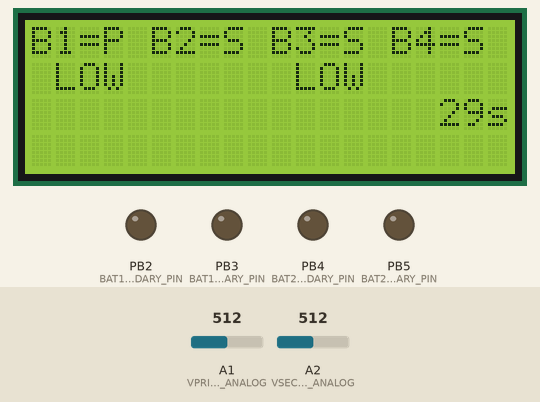
Recording of a sketch running on a simulated ATtiny85, built with avr-gcc and run on an emulated ATtiny85. On the bench: 20×4 character LCD, output pins drawn as LEDs (lit = HIGH). Inputs (shaded band) come from the test bench; at power-on: A1 (VPRIMARY_ANALOG) = 512, A2 (VSECONDARY_ANALOG) = 512. EEPROM starts erased; what the sketch prints to the serial monitor is not drawn.

Above: at 4.0 s.
4.1 s: A1 (VPRIMARY_ANALOG) set to 676
At 6.0 s:
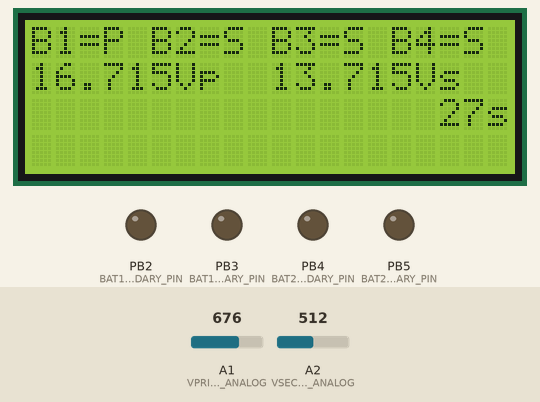
7.1 s: A2 (VSECONDARY_ANALOG) set to 122
At 7.8 s:
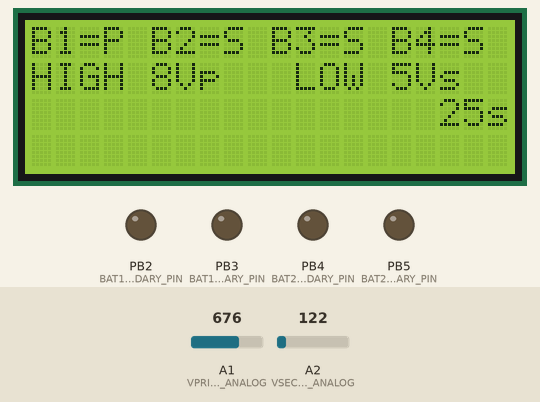
10.1 s: A1 (VPRIMARY_ANALOG) set to 531
At 11.2 s:
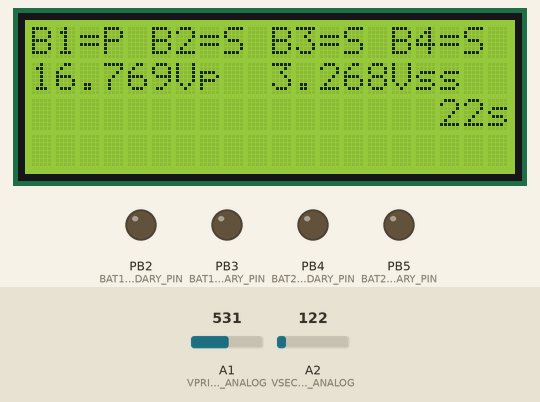
12.9 s: A1 (VPRIMARY_ANALOG) set to 511
At 15.8 s:
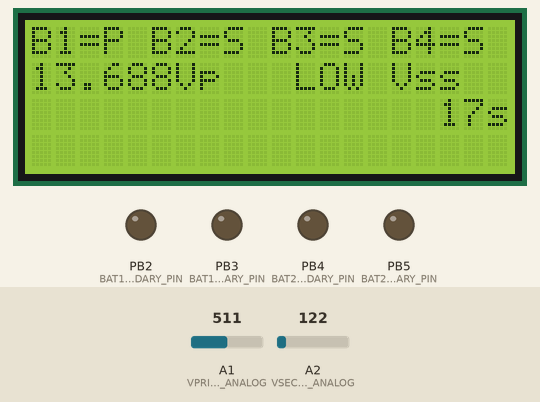
15.9 s: A2 (VSECONDARY_ANALOG) set to 362
At 17.9 s:
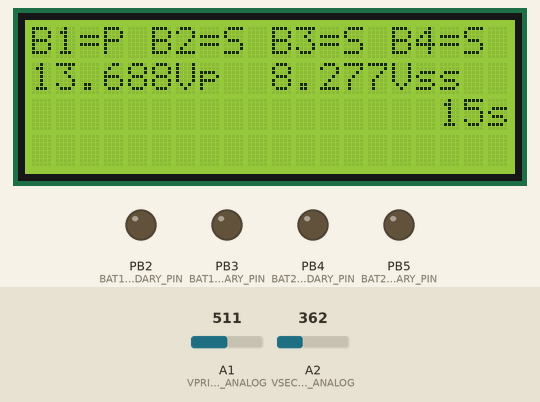
18.0 s: A2 (VSECONDARY_ANALOG) set to 388
At 21.3 s:
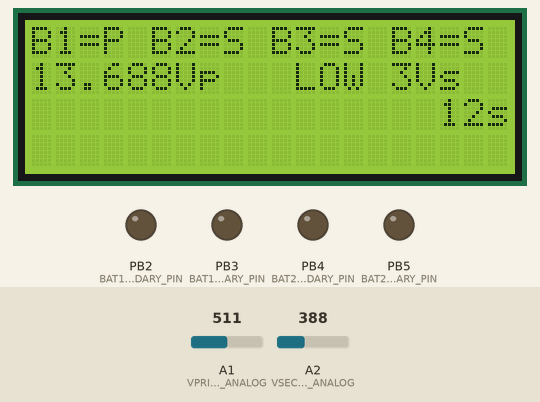
Timing chart, 0 to 32.4 s (numbered marks = the images above; inputs shaded):
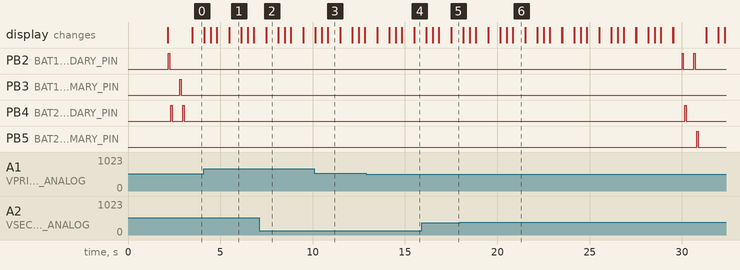

Measured:
- the behaviour switches between 523 and 522 on A1 (VPRIMARY_ANALOG) (found by bisection; images 3 and 4)
- the behaviour switches between 373 and 374 on A2 (VSECONDARY_ANALOG) (found by bisection; images 5 and 6)
- after the input at 7.1 s, the display: first changes after 0.38 s (image 2 shows a later state)
- what the display in image 1 shows lasts 0.6 s, from 5.5 s to 6.1 s

The sketch:

Bedinino_4BSS_4x20LCD_v1.30.ino
```cpp
//
// Bedinino
//
// Bedinino is an electronic control unit for Bedini monopole motor/generator systems.
// It is intended for improve system COP (Coefficient Of Performance), and help other
// people as a platform for start researching this Free Energy devices.
//
//
// You need:
//  - Arduino UNO clone.
//    Ebay: "NEW CH340G ATmega328P UNO R3 Board & Free USB Cable for Arduino DIY"
//        http://www.ebay.es/itm/141248769799 4.76€
//
//  - 1x Bedinino B4SS Shield.
//        http://www.ebay.es/itm/161449558208 17.26€
//
//  - 4 Lines, 20 character, LCD with I2C interface board.
//    Ebay: "2004 20x4 2004A Character LCD Display Module Blue Blacklight"
//        http://www.ebay.es/itm/131282437497 4.46€
//
//  - I2C serial interace for 2x16 4x20 LCD
//        http://www.ebay.es/itm/171450359303 1.26€
//
// To do:
//                   Add magnetometer function.
//                   Add instantaneous rotor tachometer RPM function.
//
// v1.30 2014-10-12  * Added B4SS Shield compatibilitiy.
//                   * Primary and secondary analog calibration in hardware by potentiometer.
//
// v1.21 2014-07-14  * Added EEPROM backup for nonvolatile batteries machine state.
//                   * Some improvements to batteies role display on LCD.
//
// v1.20 2014-07-05  * Added primary and secondary battery voltage adquisition with Arduino Vcc (Vref+) compensation
//                     and voltage dividers attenuation calibration in hardware.
//                   * Added battery switch event by primary battery low voltage event and secondary battery
//                     hi voltage event with at least 10s in each battery as primary.
//
// v1.10 2014-06-28  * Added 4x20 LCD for information display.
//                   * Added countdown to next battery switch.
//                   * Added status role of each battery on LCD display (primary=P or secondary=S). B1=P B2=S B3=S B4=S.
//
// v1.00 2014-06-23  Initial release, basic timed 4 battery switcher.
//
// by J.A.Peral
//
// Bitcoin donations accepted: 18hzkF2NgSPJAuPmpm9ZvVHRnnMsQypm5Z
//

//
// Pins definition
//
#define BAT1_R_SECONDARY_PIN   2
#define BAT1_S_PRIMARY_PIN     3
#define BAT2_R_SECONDARY_PIN   4
#define BAT2_S_PRIMARY_PIN     5
#define BAT3_R_SECONDARY_PIN   6
#define BAT3_S_PRIMARY_PIN     7
#define BAT4_R_SECONDARY_PIN   8
#define BAT4_S_PRIMARY_PIN     9

#define RELAYS_EN_PIN          10

#define MAGNETIC_ANALOG        A0      // A1302 Ratiometric Linear Hall efect magnetic sensor. Fix sensor to coil. Check Vout>2.5V with N magnetic flux.
#define VPRIMARY_ANALOG        A1      // Resistive voltage divider. R1 = 470K, POT=20K, R2= 100K.
#define VSECONDARY_ANALOG      A2      // Resistive voltage divider. R1 = 470K, POT=20K, R2= 100K.
#define UNUSED_ANALOG          A3
// NOTE: A4 and A5 are not avaliable because pins are used by I2C (LCD display)

//
// Bedinino peripherals enable
//
#define LCD                            // Enable LCD information display.
#define USE_SERIAL                     // Enable USE_SERIAL OUT to PC.

//
// Bedini assembly constants definition
//
#define MAGNETS_IN_ROTOR       4       // Set here the number of magnets attached to your rotor, needed to RPM calculations.

// Leave only one of the folloing  #defines enabled.
#define SWAP_BY_FIXED_TIME
//#define SWAP_BY_VOLTAGE_EVENT

#define BATTERIES_SWAP_TIME          30000  // 5 minutes = 5*60*1000 = 300000ms
//#define BATTERIES_SWAP_TIME        1200000 // 20 minutes = 20*60*1000 = 1200000ms
#define BATTERIES_HIGH_VOLTAGE_EVENT 14.00
#define BATTERIES_LOW_VOLTAGE_EVENT  12.00

//=========================================
// Libraries include
//
#include <EEPROM.h>

// 4x20 LCD Display
#if defined LCD
  #include <Wire.h>                         // I2C Library
  #include <LiquidCrystal_I2C.h>            // LCD DISPLAY Library
  LiquidCrystal_I2C lcd(0b00100001,20,4);   // A0=open, A1=closed, A2=closed. Set the LCD address to 0x20 for a 20 chars and 4 line display.
#endif

//
//==========================================

//
// Constants definition
//
#define PRIMARY                0
#define SECONDARY              1

enum{
  BAT1=1,
  BAT2,
  BAT3,
  BAT4
};

enum{
  PRIMARY_1_SET=0,
  PRIMARY_1_STAY,
  PRIMARY_2_SET,
  PRIMARY_2_STAY,
  PRIMARY_3_SET,
  PRIMARY_3_STAY,
  PRIMARY_4_SET,
  PRIMARY_4_STAY
};

typedef struct{
  int bat1;
  int bat2;
  int bat3;
  int bat4;
}rpm;

//=============================================================
// Global variables
//

// Non volatile
struct{
  unsigned char batteries_state;
}nv;

// Volatile
unsigned char old_batteries_state=0xFF;
unsigned long switchtimer=0;
unsigned long lcdrefresh=0;
unsigned long countdowntimer=0;
unsigned long timefromlastswap=0;
unsigned long swapsecondscountdown=0;
char message[22];

  //---------------------------------------------------------
  // Analog adquisition with smooth filtering (averaging).
  //
  const int numReadings = 32;       // Number of average samples.
  unsigned long adqvcctimer=0;      // Sample rate for Internal Vref and Vcc calculation.
  unsigned long adqiintimer=0;      // Sample rate for iin
  unsigned long adqvpstimer=0;      // Sample rate for Vp and Vs
  // Arduino Vcc power supply (A/D Vref+).
  long vcc_readings[numReadings];
  long vcc_total=0;
  long vcc_avg=0;
  int vcc_index=0;
  float fVcc;
  float fmvpercount;
  // Vp = Primary battery voltage
  int vprim_readings[numReadings];      // the readings from the analog input
  int vprim_index = 0;                  // the index of the current reading
  int vprim_total = 0;                  // the running total
  int vprim_avg = 0;                    // the average
  float fVprim;
  // Vs = Secondary battery voltage
  int vsec_readings[numReadings];      // the readings from the analog input
  int vsec_index = 0;                  // the index of the current reading
  int vsec_total = 0;                  // the running total
  int vsec_avg = 0;                    // the average
  float fVsec;
  //---------------------------------------------------------

unsigned long adqmagtimer=0;
int mag;
//
//=================================================================

//
// Local functions
//
void BatSet(unsigned char battery, unsigned char side);
void PrimaryNoneSet(void);
void Vpsadq(void);
void Vccadq(void);

//
// Setup loop
//
void setup(){


    // USE_SERIAL Setup.
    #if defined USE_SERIAL
      Serial.begin(9600);
    #endif

    // Latching relay control lines Setup
    pinMode(RELAYS_EN_PIN, OUTPUT);
    pinMode(BAT1_R_SECONDARY_PIN, OUTPUT);
    pinMode(BAT1_S_PRIMARY_PIN, OUTPUT);
    pinMode(BAT2_R_SECONDARY_PIN, OUTPUT);
    pinMode(BAT2_S_PRIMARY_PIN, OUTPUT);
    pinMode(BAT3_R_SECONDARY_PIN, OUTPUT);
    pinMode(BAT3_S_PRIMARY_PIN, OUTPUT);
    pinMode(BAT4_R_SECONDARY_PIN, OUTPUT);
    pinMode(BAT4_S_PRIMARY_PIN, OUTPUT);

    // LCD Setup
    #if defined LCD
      lcd.init();             // initialize the lcd
      lcd.backlight();
      lcd.home();
      lcd.setCursor(2,0);      // Char pos 2, Line 0.
      strcpy(message, "[Bedinino v1.30]");
      lcd.print(message);
      #if defined USE_SERIAL
        Serial.println(message);
      #endif
      lcd.setCursor(0,1);    // Char pos 0, Line 1
      strcpy(message, "Bedini Energizer ECU");
      lcd.print(message);
      #if defined USE_SERIAL
        Serial.println(message);
      #endif
      lcd.setCursor(0,2);    // Char pos 0, Line 2.
      strcpy(message, "GTEL Research group.");
      lcd.print(message);
      #if defined USE_SERIAL
        Serial.println(message);
      #endif
      lcd.setCursor(4,3);    // Char pos 0, Line 3.
      strcpy(message, "by J.A.Peral");
      lcd.print(message);
      #if defined USE_SERIAL
        Serial.println(message);
      #endif
    #endif

      delay(2000);      // Delay for welcome message display time & analog channels stabilization before zeros calibration.

    #if defined LCD
      lcd.clear();

      lcd.setCursor(0,0);
      lcd.print("B1=");
      lcd.setCursor(5,0);
      lcd.print("B2=");
      lcd.setCursor(10,0);
      lcd.print("B3=");
      lcd.setCursor(15,0);
      lcd.print("B4=");

    #endif

    // Clean up average readings int array.
    for (int thisReading = 0; thisReading < numReadings; thisReading++){
      vprim_readings[thisReading] = 0;
      vsec_readings[thisReading] = 0;
    }

    nv.batteries_state=EEPROM.read(0);
    #if defined USE_SERIAL
    Serial.print("BatteriesState:");
    Serial.print(nv.batteries_state);
    #endif

}
//end setup

// Main loop
void loop(){

  // Analog to Digital conversion adquisition and averaging tasks
  if(millis()-adqvcctimer>62){  // 32 samples @ 62ms/sample = 16sample/s. 2second/32 point averaging.
    adqvcctimer=millis();
    Vccadq();
  }
  if(millis()-adqvpstimer>62){
    adqvpstimer=millis();
    Vpsadq();
  }

  // Battery switcher state machine.
  switch(nv.batteries_state){
    default:                // If uninitialized, default sets PRIMARY_1_SET
    case PRIMARY_1_SET:
      PrimaryNoneSet();
      #if defined USE_SERIAL
        Serial.println("Primary_1_SET");
      #endif
      BatSet(BAT1, PRIMARY);
      BatSet(BAT2, SECONDARY);
      BatSet(BAT3, SECONDARY);
      BatSet(BAT4, SECONDARY);
      nv.batteries_state=PRIMARY_1_STAY;
      timefromlastswap=millis();
      break;
    case PRIMARY_1_STAY:
      #if defined SWAP_BY_FIXED_TIME
      if(millis()-switchtimer>BATTERIES_SWAP_TIME){
      #endif
      #if defined SWAP_BY_VOLTAGE_EVENT
      if((millis()-timefromlastswap)>10000 && (fVsec > BATTERIES_HIGH_VOLTAGE_EVENT || fVprim < BATTERIES_LOW_VOLTAGE_EVENT)){
      #endif
        switchtimer=millis();
        nv.batteries_state=PRIMARY_2_SET;
        EEPROM.write(0, nv.batteries_state);
      }
/*
      #if defined  BATTERIES_STOP_VOLTAGE
        if (millis()>10000 && vsfloat < BATTERIES_STOP_VOLTAGE)  PrimaryNoneSet();
      #endif
*/
      break;

    case PRIMARY_2_SET:
      PrimaryNoneSet();
      #if defined USE_SERIAL
        Serial.println("Primary_2_SET");
      #endif
      BatSet(BAT1, SECONDARY);
      BatSet(BAT2, PRIMARY);
      BatSet(BAT3, SECONDARY);
      BatSet(BAT4, SECONDARY);
      nv.batteries_state=PRIMARY_2_STAY;
      timefromlastswap=millis();
      break;
    case PRIMARY_2_STAY:
      #if defined SWAP_BY_FIXED_TIME
      if(millis()-switchtimer>BATTERIES_SWAP_TIME){
      #endif
      #if defined SWAP_BY_VOLTAGE_EVENT
      if((millis()-timefromlastswap)>10000 && (fVsec > BATTERIES_HIGH_VOLTAGE_EVENT || fVprim < BATTERIES_LOW_VOLTAGE_EVENT)){
      #endif
        switchtimer=millis();
        nv.batteries_state=PRIMARY_3_SET;
        EEPROM.write(0, nv.batteries_state);
      }
/*
      #if defined  BATTERIES_STOP_VOLTAGE
        if (millis()>10000 && vsfloat < BATTERIES_STOP_VOLTAGE)  PrimaryNoneSet();
      #endif
*/
      break;

    case PRIMARY_3_SET:
      PrimaryNoneSet();
      #if defined USE_SERIAL
        Serial.println("Primary_3_SET");
      #endif
      BatSet(BAT1, SECONDARY);
      BatSet(BAT2, SECONDARY);
      BatSet(BAT3, PRIMARY);
      BatSet(BAT4, SECONDARY);
      nv.batteries_state=PRIMARY_3_STAY;
      timefromlastswap=millis();
      break;
    case PRIMARY_3_STAY:
      #if defined SWAP_BY_FIXED_TIME
      if(millis()-switchtimer>BATTERIES_SWAP_TIME){
      #endif
      #if defined SWAP_BY_VOLTAGE_EVENT
      if((millis()-timefromlastswap)>10000 && (fVsec > BATTERIES_HIGH_VOLTAGE_EVENT || fVprim < BATTERIES_LOW_VOLTAGE_EVENT)){
      #endif
        switchtimer=millis();
        nv.batteries_state=PRIMARY_4_SET;
        EEPROM.write(0, nv.batteries_state);
      }
/*
      #if defined  BATTERIES_STOP_VOLTAGE
        if (millis()>10000 && vsfloat < BATTERIES_STOP_VOLTAGE)  PrimaryNoneSet();
      #endif
*/
      break;

    case PRIMARY_4_SET:
      PrimaryNoneSet();
      #if defined USE_SERIAL
        Serial.println("Primary_4_SET");
      #endif
      BatSet(BAT1, SECONDARY);
      BatSet(BAT2, SECONDARY);
      BatSet(BAT3, SECONDARY);
      BatSet(BAT4, PRIMARY);
      nv.batteries_state=PRIMARY_4_STAY;
      timefromlastswap=millis();
      break;
    case PRIMARY_4_STAY:
      #if defined SWAP_BY_FIXED_TIME
      if(millis()-switchtimer>BATTERIES_SWAP_TIME){
      #endif
      #if defined SWAP_BY_VOLTAGE_EVENT
      if((millis()-timefromlastswap)>10000 && (fVsec > BATTERIES_HIGH_VOLTAGE_EVENT || fVprim < BATTERIES_LOW_VOLTAGE_EVENT)){
      #endif
        switchtimer=millis();
        nv.batteries_state=PRIMARY_1_SET;
        EEPROM.write(0, nv.batteries_state);
      }
/*
      #if defined  BATTERIES_STOP_VOLTAGE
        if (millis()>10000 && vsfloat < BATTERIES_STOP_VOLTAGE)  PrimaryNoneSet();
      #endif
*/
      break;
  }
  //end switch(batteries_state)


  // LCD Refresh
#if defined LCD
  if(millis()-lcdrefresh>666){
    lcdrefresh=millis();

    // Batteries role display refresh
    switch(nv.batteries_state){
    case PRIMARY_1_STAY:
      lcd.setCursor(3,0);  lcd.print("P");
      lcd.setCursor(8,0);  lcd.print("S");
      lcd.setCursor(13,0); lcd.print("S");
      lcd.setCursor(18,0); lcd.print("S");
      break;
    case PRIMARY_2_STAY:
      lcd.setCursor(3,0);  lcd.print("S");
      lcd.setCursor(8,0);  lcd.print("P");
      lcd.setCursor(13,0); lcd.print("S");
      lcd.setCursor(18,0); lcd.print("S");
      break;
    case PRIMARY_3_STAY:
      lcd.setCursor(3,0);  lcd.print("S");
      lcd.setCursor(8,0);  lcd.print("S");
      lcd.setCursor(13,0); lcd.print("P");
      lcd.setCursor(18,0); lcd.print("S");
      break;
    case PRIMARY_4_STAY:
      lcd.setCursor(3,0);  lcd.print("S");
      lcd.setCursor(8,0);  lcd.print("S");
      lcd.setCursor(13,0); lcd.print("S");
      lcd.setCursor(18,0); lcd.print("P");
      break;
   default:
      lcd.setCursor(3,0);  lcd.print(" ");
      lcd.setCursor(8,0);  lcd.print(" ");
      lcd.setCursor(13,0); lcd.print(" ");
      lcd.setCursor(18,0); lcd.print(" ");
      break;
    }

    // NEW.
    // Vp and Vs translation from averaged 10-bit counts to mV (with Arduino Vcc (Vref+) compensation).
    fVcc = (float)vcc_avg;
    fmvpercount = fVcc / 1024;
    fVprim= (float)vprim_avg * fmvpercount;
    fVsec= (float)vsec_avg * fmvpercount;

    // Voltage divider attenuation with potentiometer at center position is:
    //    R1 = 470K, POT=20K, R2= 100K -> attenuation = 110k/(480k+110k)=0.1864
    fVprim= fVprim / 0.1864 / 1000;  // divide by 1000 to convert mV to V.
    fVsec= fVsec / 0.1864 / 1000;

    static unsigned long blink_on_event=0;
    static unsigned char event_message=0;
    if(millis()-blink_on_event>500){
      blink_on_event=millis();
      event_message^=1; // toggle value 0->1, 1->0.
    }
    lcd.setCursor(0,1);
    dtostrf(fVprim,5,3,message); //
    strcat(message, "Vp");
    if(fVprim < BATTERIES_LOW_VOLTAGE_EVENT && event_message){
      strcpy(message, " LOW ");
    }
    if(fVprim > BATTERIES_HIGH_VOLTAGE_EVENT && event_message){
      strcpy(message, "HIGH ");
    }
    lcd.print(message);
    lcd.setCursor(10,1);
    dtostrf(fVsec,5,3,message); //
    strcat(message, "Vs");
    if(fVsec < BATTERIES_LOW_VOLTAGE_EVENT && event_message){
      strcpy(message, " LOW ");
    }
    if(fVsec > BATTERIES_HIGH_VOLTAGE_EVENT && event_message){
      strcpy(message, "HIGH ");
    }
    lcd.print(message);
  }
  //end if(millis()-lcdrefresh>500)

  #if defined SWAP_BY_FIXED_TIME
  if(millis()-countdowntimer>1000){
    countdowntimer=millis();
    swapsecondscountdown--;
    lcd.setCursor(14,2);
    lcd.print("     ");
    lcd.setCursor(14,2);
    dtostrf(swapsecondscountdown,5,0,message); //
    strcat(message,"s");
    lcd.print(message);
  }
  #endif

}
#endif
//end loop

//-------------------------------------------------------------
// Auxiliary functions
//
void BatSet(unsigned char battery, unsigned char side){

  int pin;

  if (side==PRIMARY){
    if(battery == BAT1) pin=BAT1_S_PRIMARY_PIN;
    if(battery == BAT2) pin=BAT2_S_PRIMARY_PIN;
    if(battery == BAT3) pin=BAT3_S_PRIMARY_PIN;
    if(battery == BAT4) pin=BAT4_S_PRIMARY_PIN;
  }else{
    if(battery == BAT1) pin=BAT1_R_SECONDARY_PIN;
    if(battery == BAT2) pin=BAT2_R_SECONDARY_PIN;
    if(battery == BAT3) pin=BAT3_R_SECONDARY_PIN;
    if(battery == BAT4) pin=BAT4_R_SECONDARY_PIN;
  }

  digitalWrite(RELAYS_EN_PIN, HIGH);

  digitalWrite(pin, HIGH);
  delay(80);
  digitalWrite(pin, LOW);
  delay(80);

 digitalWrite(RELAYS_EN_PIN, LOW);

#if defined  SWAP_BY_FIXED_TIME
  swapsecondscountdown=BATTERIES_SWAP_TIME/1000; // Recharge time to next swap in counter (seconds)
#endif

}

void PrimaryNoneSet(void){
   Serial.println("Primary_None_SET");
   BatSet(BAT1, SECONDARY);
   BatSet(BAT2, SECONDARY);
   BatSet(BAT3, SECONDARY);
   BatSet(BAT4, SECONDARY);
}

void Vpsadq(void){
    // subtract the last reading:
    vprim_total= vprim_total - vprim_readings[vprim_index];
    vsec_total= vsec_total - vsec_readings[vsec_index];
    // read from the sensor:
    vprim_readings[vprim_index] = analogRead(VPRIMARY_ANALOG);
    delay(1);
    vsec_readings[vsec_index] = analogRead(VSECONDARY_ANALOG);
    delay(1);
    // add the reading to the total:
    vprim_total= vprim_total + vprim_readings[vprim_index];
    vsec_total= vsec_total + vsec_readings[vsec_index];
    // advance to the next position in the array:
    vprim_index++;
    vsec_index++;

    // if we're at the end of the array...
    if (vprim_index >= numReadings)
      // ...wrap around to the beginning:
      vprim_index = 0;

    if (vsec_index >= numReadings)
      // ...wrap around to the beginning:
      vsec_index = 0;

    // calculate the average:
    vprim_avg = vprim_total / numReadings;
    vsec_avg = vsec_total / numReadings;
}


void Vccadq(void){
    // subtract the last reading:
    vcc_total= vcc_total - vcc_readings[vcc_index];
    // read from the sensor:
    vcc_readings[vcc_index] = readVcc();
    // add the reading to the total:
    vcc_total= vcc_total + vcc_readings[vcc_index];
    // advance to the next position in the array:
    vcc_index++;

    // if we're at the end of the array...
    if(vcc_index >= numReadings)
      // ...wrap around to the beginning:
      vcc_index = 0;

    // calculate the average:
    vcc_avg = vcc_total / numReadings;
}

//-----------------------------------------------------
// Aux Functions
//
long readVcc() {
  // Read 1.1V reference against AVcc
  // set the reference to Vcc and the measurement to the internal 1.1V reference
  #if defined(__AVR_ATmega32U4__) || defined(__AVR_ATmega1280__) || defined(__AVR_ATmega2560__)
    ADMUX = _BV(REFS0) | _BV(MUX4) | _BV(MUX3) | _BV(MUX2) | _BV(MUX1);
  #elif defined (__AVR_ATtiny24__) || defined(__AVR_ATtiny44__) || defined(__AVR_ATtiny84__)
    ADMUX = _BV(MUX5) | _BV(MUX0);
  #elif defined (__AVR_ATtiny25__) || defined(__AVR_ATtiny45__) || defined(__AVR_ATtiny85__)
    ADMUX = _BV(MUX3) | _BV(MUX2);
  #else
    ADMUX = _BV(REFS0) | _BV(MUX3) | _BV(MUX2) | _BV(MUX1);
  #endif

  delay(2); // Wait for Vref to settle
  ADCSRA |= _BV(ADSC); // Start conversion
  while (bit_is_set(ADCSRA,ADSC)); // measuring

  uint8_t low  = ADCL; // must read ADCL first - it then locks ADCH
  uint8_t high = ADCH; // unlocks both

  long result = (high<<8) | low;

//
//  Adjust literal coeficient to match VCC to your digital multimeter reading voltage btw +5V and GND.
//
//  result = 1125300L / result; // Calculate Vcc (in mV); 1.1    *1023*1000
//  result = 1135530L / result; // Calculate Vcc (in mV); 1.11   *1023*1000
//  result = 1145760L / result; // Calculate Vcc (in mV); 1.12   *1023*1000
    result = 1150464L / result; // Calculate Vcc (in mV); 1.1235 *1023*1000
//  result = 1149852L / result; // Calculate Vcc (in mV); 1.124  *1023*1000
//  result = 1150875L / result; // Calculate Vcc (in mV); 1.125  *1023*1000
//  result = 1155990L / result; // Calculate Vcc (in mV); 1.13   *1023*1000
  return result; // Vcc in millivolts
}
```
